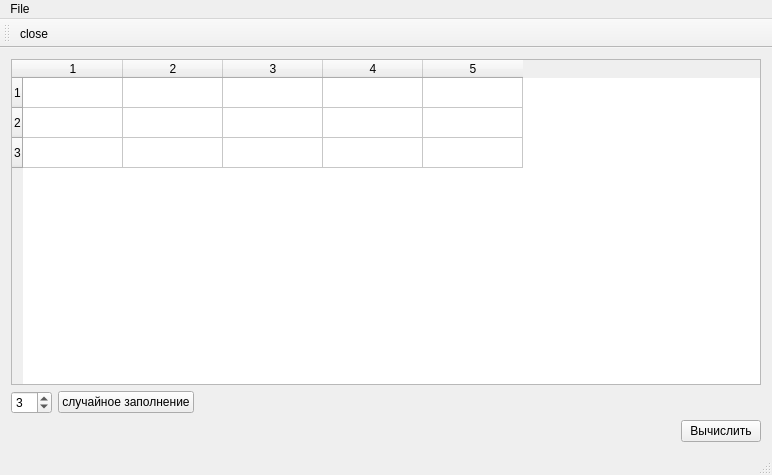
<?xml version="1.0" encoding="UTF-8"?>
<ui version="4.0">
 <class>MainWindow</class>
 <widget class="QMainWindow" name="MainWindow">
  <property name="geometry">
   <rect>
    <x>0</x>
    <y>0</y>
    <width>772</width>
    <height>475</height>
   </rect>
  </property>
  <property name="windowTitle">
   <string>Пример</string>
  </property>
  <widget class="QWidget" name="centralWidget">
   <layout class="QVBoxLayout" name="verticalLayout_3">
    <item>
     <layout class="QVBoxLayout" name="verticalLayout_2">
      <item>
       <widget class="QTableWidget" name="tableWidget">
        <property name="rowCount">
         <number>3</number>
        </property>
        <property name="columnCount">
         <number>5</number>
        </property>
        <row/>
        <row/>
        <row/>
        <column/>
        <column/>
        <column/>
        <column/>
        <column/>
       </widget>
      </item>
      <item>
       <layout class="QHBoxLayout" name="horizontalLayout_3">
        <item>
         <widget class="QSpinBox" name="spinBox_n">
          <property name="value">
           <number>3</number>
          </property>
         </widget>
        </item>
        <item>
         <widget class="QPushButton" name="pushButton_gen">
          <property name="text">
           <string>случайное заполнение</string>
          </property>
         </widget>
        </item>
        <item>
         <spacer name="horizontalSpacer_2">
          <property name="orientation">
           <enum>Qt::Horizontal</enum>
          </property>
          <property name="sizeHint" stdset="0">
           <size>
            <width>40</width>
            <height>20</height>
           </size>
          </property>
         </spacer>
        </item>
       </layout>
      </item>
     </layout>
    </item>
    <item>
     <layout class="QHBoxLayout" name="horizontalLayout_4">
      <item>
       <spacer name="horizontalSpacer">
        <property name="orientation">
         <enum>Qt::Horizontal</enum>
        </property>
        <property name="sizeHint" stdset="0">
         <size>
          <width>40</width>
          <height>20</height>
         </size>
        </property>
       </spacer>
      </item>
      <item>
       <widget class="QPushButton" name="pushButton_calc">
        <property name="statusTip">
         <string>Эта кнопка только притворяется, что делает полезную работу</string>
        </property>
        <property name="text">
         <string>Вычислить</string>
        </property>
       </widget>
      </item>
     </layout>
    </item>
   </layout>
  </widget>
  <widget class="QMenuBar" name="menuBar">
   <property name="geometry">
    <rect>
     <x>0</x>
     <y>0</y>
     <width>772</width>
     <height>24</height>
    </rect>
   </property>
   <widget class="QMenu" name="menuFile">
    <property name="title">
     <string>File</string>
    </property>
    <addaction name="actionclose"/>
   </widget>
   <addaction name="menuFile"/>
  </widget>
  <widget class="QToolBar" name="mainToolBar">
   <attribute name="toolBarArea">
    <enum>TopToolBarArea</enum>
   </attribute>
   <attribute name="toolBarBreak">
    <bool>false</bool>
   </attribute>
   <addaction name="actionclose"/>
  </widget>
  <widget class="QStatusBar" name="statusBar"/>
  <action name="actionclose">
   <property name="text">
    <string>close</string>
   </property>
   <property name="shortcut">
    <string>Ctrl+Q</string>
   </property>
  </action>
 </widget>
 <layoutdefault spacing="6" margin="11"/>
 <resources/>
 <connections/>
</ui>
